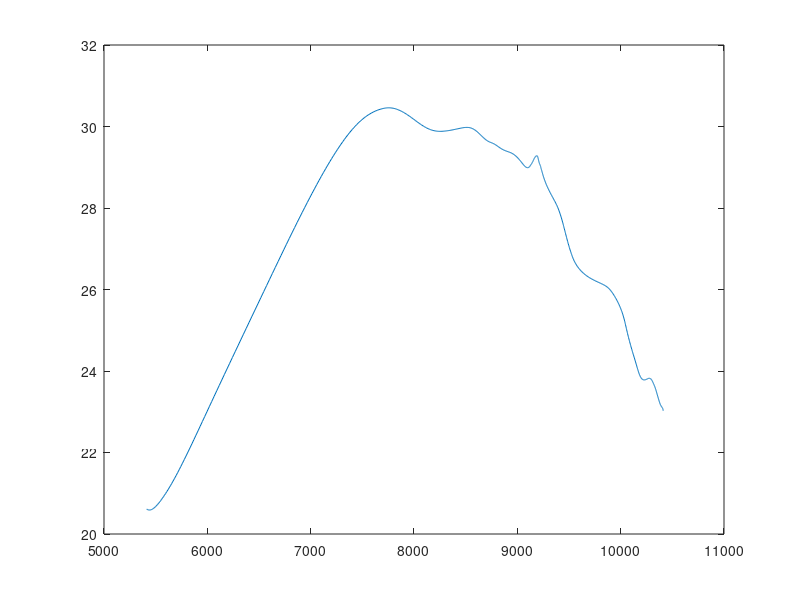

Source code (MATLAB):
function torque_fn = KTM450()

% Stock
points = [
% 19.95907413	4632.81866
% 19.95192271	4632.471246
% 19.94700219	4632.420599
% 19.94445671	4632.677193
% 19.94420227	4633.236416
% 19.94679543	4634.138664
% 19.95212314	4635.359485
% 19.96038728	4636.911536
% 19.97097499	4638.728066
% 19.98395398	4640.784973
% 19.99891981	4643.053187
% 20.01583665	4645.522985
% 20.03436536	4648.154108
% 20.05450332	4650.931921
% 20.07564785	4653.785806
% 20.09766318	4656.710493
% 20.12029993	4659.680247
% 20.14328117	4662.667765
% 20.16647744	4665.661576
% 20.19008446	4668.694255
% 20.21359503	4671.702597
% 20.23685386	4674.671186
% 20.26018551	4677.643553
% 20.282994	4680.551195
% 20.30510155	4683.380618
% 20.32631532	4686.118953
% 20.34644888	4688.752201
% 20.36495696	4691.217581
% 20.38251545	4693.595183
% 20.39897235	4695.865707
% 20.41447039	4698.035539
% 20.42924505	4700.133162
% 20.44341403	4702.174538
% 20.45681816	4704.140224
% 20.469729	4706.066308
% 20.48192961	4707.926338
% 20.4938193	4709.774476
% 20.50579638	4711.671446
% 20.51776159	4713.605148
% 20.52984329	4715.596596
% 20.54247376	4717.71725
% 20.55536032	4719.927267
% 20.56817612	4722.17595
% 20.58129448	4724.518542
% 20.59473427	4726.955675
% 20.60853425	4729.485348
% 20.62269582	4732.098482
% 20.6372544	4734.792109
% 20.65222578	4737.562292
% 20.66759168	4740.403061
% 20.68360712	4743.351173
% 20.69947635	4746.307867
% 20.71638129	4749.40108
% 20.73275502	4752.41467
% 20.74883054	4755.391957
% 20.76441553	4758.289009
% 20.7799867	4761.162115
% 20.79465816	4763.922947
% 20.80926388	4766.6926
% 20.82329889	4769.3975
% 20.83647499	4772.009937
% 20.8487203	4774.521111
% 20.85991067	4776.904855
% 20.87015978	4779.180111
% 20.87952868	4781.349236
% 20.88794269	4783.401307
% 20.89548659	4785.346163
% 20.90267181	4787.240637
% 20.9088488	4789.001267
% 20.91427234	4790.65729
% 20.91929218	4792.246001
% 20.92386395	4793.762965
% 20.92752882	4795.167031
% 20.93129355	4796.56545
% 20.93478597	4797.941838
% 20.93811068	4799.291472
% 20.94127331	4800.633583
% 20.94438618	4801.987297
% 20.94758484	4803.375429
% 20.95083735	4804.781378
% 20.95423411	4806.241146
% 20.95789827	4807.755393
% 20.96197107	4809.344281
% 20.96659689	4811.015817
% 20.97188497	4812.769486
% 20.97791789	4814.613146
% 20.98470593	4816.546076
% 20.99218581	4818.555214
% 21.00022488	4820.626261
% 21.00889019	4822.778385
% 21.01808513	4825.003982
% 21.02772556	4827.297237
% 21.03767785	4829.646424
% 21.04793527	4832.053864
% 21.05830355	4834.499167
% 21.06870366	4836.972026
% 21.07964861	4839.584962
% 21.08983508	4842.071656
% 21.0997935	4844.543822
% 21.10973644	4847.050924
% 21.11917634	4849.507407
% 21.12751473	4851.78476
% 21.1358213	4854.116045
% 21.14340634	4856.364926
% 21.14992398	4858.463712
% 21.15569773	4860.47287
% 21.16053409	4862.374091
% 21.16438287	4864.163209
% 21.16717523	4865.8368
% 21.1690165	4867.434795
% 21.16952655	4868.870977
% 21.16888616	4870.194622
% 21.16732558	4871.52926
% 21.16421047	4872.657294
% 21.15987487	4873.667873
% 21.15439179	4874.623482
% 21.14769293	4875.506571
% 21.13979315	4876.263662
% 21.13094348	4877.021606
% 21.12092937	4877.730167
% 21.10979183	4878.395924
% 21.09773117	4879.020654
% 21.08501033	4879.606919
% 21.07105836	4880.189272
% 21.05646218	4880.754399
% 21.04136853	4881.308301
% 21.02578489	4881.862516
% 21.00996625	4882.418975
% 20.99430501	4882.96709
% 20.97855333	4883.524165
% 20.96272248	4884.094801
% 20.9468003	4884.682653
% 20.93087225	4885.26719
% 20.91456292	4885.89678
% 20.89826336	4886.546254
% 20.88202789	4887.233378
% 20.86582114	4887.950176
% 20.849699	4888.722164
% 20.83410683	4889.510033
% 20.81877075	4890.358544
% 20.80377176	4891.260888
% 20.78926307	4892.233379
% 20.77520549	4893.286934
% 20.76164409	4894.416268
% 20.74866936	4895.626235
% 20.7360767	4896.947701
% 20.72423688	4898.364242
% 20.71325374	4899.886099
% 20.70323903	4901.525843
% 20.69433814	4903.295718
% 20.68702393	4905.187815
% 20.68106337	4907.237526
% 20.67664414	4909.451707
% 20.67385372	4911.838473
% 20.67273116	4914.405393
% 20.67329343	4917.159777
% 20.67554494	4920.097639
% 20.67969933	4923.277414
% 20.6853772	4926.667422
% 20.69262357	4930.260867
% 20.70147041	4934.044383
% 20.71195617	4938.020321
% 20.72322578	4942.318937
% 20.73652402	4946.578865
% 20.75111145	4950.978461
% 20.76684068	4955.520239
% 20.78355972	4960.190514
% 20.80072873	4964.68665
% 20.81899212	4969.572991
% 20.8379804	4974.565955
% 20.85759807	4979.657403
% 20.87775814	4984.840632
% 20.89840231	4990.110776
% 20.91949834	4995.465055
% 20.94105112	5000.897849
% 20.96322026	5006.420621
% 20.98591625	5012.013425
% 21.00962122	5017.786355
% 21.03400168	5023.628926
% 21.05909566	5029.543307
% 21.08455028	5035.445403
% 21.11092828	5041.471171
% 21.1379158	5047.542649
% 21.16549051	5053.6665
% 21.19360958	5059.840469
% 21.22259879	5066.147944
% 21.25147802	5072.402626
% 21.28002406	5078.559625
% 21.30850675	5084.698261
% 21.33691532	5090.813831
% 21.36534163	5096.911918
% 21.39355523	5102.957354
% 21.42150272	5108.937135
% 21.44903178	5114.826615
% 21.47604169	5120.607858
% 21.50240264	5126.262765
% 21.52795705	5131.772037
% 21.55223195	5137.077298
% 21.57531568	5142.198861
% 21.59704973	5147.123953
% 21.61732407	5151.846664
% 21.63596275	5156.34774
% 21.65389013	5160.804062
% 21.66987533	5165.009645
% 21.68382966	5168.959971
% 21.69592754	5172.685354
% 21.70566669	5176.137381
% 21.71281971	5179.25086
% 21.71786172	5182.143105
% 21.72078011	5184.824901
% 21.72138522	5187.283462
% 21.72014846	5189.577954
% 21.71699465	5191.699662
% 21.71214496	5193.678603
% 21.70578094	5195.52989
% 21.69800665	5197.257117
% 21.68927499	5198.904433
% 21.67971259	5200.478813
% 21.66953005	5201.991331
% 21.65892259	5203.459297
% 21.64786669	5204.931491
% 21.63658065	5206.374208
% 21.62516742	5207.798696
% 21.61363613	5209.213737
% 21.6019759	5210.628588
% 21.59031463	5212.030839
% 21.57882129	5213.406612
% 21.56693434	5214.814099
% 21.55529182	5216.201787
% 21.54364584	5217.578756
% 21.53188925	5218.975599
% 21.51994779	5220.404031
% 21.50834827	5221.818082
% 21.49663321	5223.264884
% 21.48504716	5224.73779
% 21.47388322	5226.201891
% 21.46286283	5227.689344
% 21.4520175	5229.188695
% 21.44123819	5230.722853
% 21.43051544	5232.274501
% 21.41977491	5233.830696
% 21.4089703	5235.400148
% 21.39782275	5237.01437
% 21.38649735	5238.628089
% 21.37505196	5240.259313
% 21.36356633	5241.922642
% 21.35199434	5243.609904
% 21.34066844	5245.298096
% 21.32921229	5247.021758
% 21.31767196	5248.785753
% 21.30648001	5250.573719
% 21.2950916	5252.435948
% 21.28394148	5254.343923
% 21.27320379	5256.293171
% 21.26294105	5258.282965
% 21.25293063	5260.352567
% 21.24373194	5262.42729
% 21.23511204	5264.54821
% 21.22709998	5266.710052
% 21.21969692	5268.916589
% 21.21269668	5271.222219
% 21.20636768	5273.534361
% 21.20048373	5275.888993
% 21.19491455	5278.291162
% 21.1895732	5280.730297
% 21.18455916	5283.133333
% 21.17956285	5285.59039
% 21.17469074	5288.049058
% 21.16990656	5290.502736
% 21.16503188	5293.003392
% 21.16013059	5295.490918
% 21.15514414	5297.960429
% 21.15002647	5300.406106
% 21.14465326	5302.87248
% 21.13928996	5305.187601
% 21.13360649	5307.489618
% 21.12758578	5309.75674
% 21.12112792	5311.990106
% 21.11429577	5314.144203
% 21.10663811	5316.321454
% 21.09867646	5318.451608
% 21.09019265	5320.552512
% 21.08132567	5322.601087
% 21.07177971	5324.695746
% 21.06203174	5326.771404
% 21.0517635	5328.789881
% 21.04106925	5330.800153
% 21.02991873	5332.829869
% 21.01878632	5334.792293
% 21.00737521	5336.75754
% 20.99557177	5338.77176
% 20.9836273	5340.801183
% 20.97165376	5342.853828
% 20.9597088	5344.936313
% 20.94786108	5347.051619
% 20.93587883	5349.246522
% 20.92399554	5351.473022
% 20.91212358	5353.731327
% 20.90014128	5356.028408
% 20.88800014	5358.351855
% 20.87581873	5360.651525
% 20.8632831	5362.973178
% 20.85029627	5365.320259
% 20.83687062	5367.681011
% 20.82287245	5370.07906
% 20.80834885	5372.509962
% 20.79312624	5375.008401
% 20.77749919	5377.537726
% 20.76182372	5380.0573
% 20.7463487	5382.556752
% 20.73086403	5385.102768
% 20.71572924	5387.669489
% 20.70053032	5390.363024
% 20.68544232	5393.197379
% 20.67066379	5396.186292
% 20.65674103	5399.281887
% 20.64385954	5402.490471
% 20.63251274	5405.752398
% 20.62258139	5409.140756
20.61404568	5412.646093
20.60690442	5416.264469
20.60111742	5419.989656
20.59644008	5423.860724
20.59279767	5427.805443
20.58947433	5432.055532
20.58799849	5436.174306
20.58755421	5440.376796
20.58827279	5444.612513
20.58997553	5448.9352
20.59335952	5453.06434
20.59740082	5457.541986
20.6023849	5462.162703
20.60845872	5466.893939
20.61574877	5471.666699
20.62402604	5476.61541
20.63332536	5481.698566
20.64421697	5487.036216
20.65657747	5492.594194
20.67059132	5498.501376
20.68643023	5504.709651
20.70406659	5511.231237
20.72315733	5517.940404
20.74415693	5524.995601
20.76716913	5532.417693
20.79229203	5540.224191
20.81960517	5548.430461
20.84919394	5557.05124
20.8811496	5566.097127
20.9157915	5575.613953
20.95333229	5585.624577
20.99331023	5596.031139
21.03677661	5607.075053
21.08330055	5618.576421
21.13284914	5630.524062
21.18547337	5642.913306
21.24211487	5655.885141
21.30159979	5669.150029
21.36465438	5682.909922
21.43168927	5697.209791
21.50306596	5712.101106
21.57772383	5727.416923
21.65616881	5743.241188
21.73861943	5759.614381
21.8259245	5776.750801
21.91646461	5794.325055
22.01126917	5812.509131
22.10970929	5831.211907
22.21170361	5850.430769
22.31583312	5869.893062
22.42310272	5889.834367
22.53306887	5910.187766
22.64589333	5931.00157
22.76138825	5952.258642
22.8788812	5973.863513
22.99886696	5995.912863
23.12395072	6018.912046
23.2512059	6042.334002
23.38064767	6066.191008
23.51223144	6090.481321
23.64433453	6114.906929
23.77553526	6139.200827
23.91128443	6164.387657
24.0487145	6189.931807
24.18775202	6215.81694
24.33001638	6242.342602
24.4738599	6269.197597
24.61614357	6295.785312
24.75972719	6322.644868
24.90450282	6349.75501
25.05027665	6377.080993
25.19702243	6404.608606
25.34460374	6432.309394
25.49286572	6460.152494
25.64379669	6488.506832
25.79773474	6517.425572
25.94854242	6545.763032
26.09931529	6574.097252
26.24963288	6602.369085
26.39689491	6630.114023
26.54035257	6657.211341
26.68606648	6684.773902
26.83014963	6712.110787
26.97078825	6738.887046
27.11092921	6765.658957
27.25229362	6792.758673
27.38741809	6818.856042
27.5195868	6844.564523
27.65032298	6870.17676
27.7765114	6895.118429
27.89620814	6919.032401
28.01607547	6943.15185
28.13284549	6966.871377
28.24652608	6990.194607
28.35988858	7013.673336
28.46978493	7036.717723
28.5762221	7059.331707
28.67920881	7081.519633
28.77855596	7103.247356
28.87150271	7123.949431
28.96155502	7144.329487
29.04926842	7164.510219
29.13320002	7184.195228
29.21398631	7203.515935
29.2913031	7222.448727
29.36484511	7240.875642
29.43428502	7258.708245
29.50194374	7276.47051
29.5663049	7293.811522
29.62785054	7310.791233
29.68693876	7327.541514
29.74285675	7343.880076
29.79483939	7359.588512
29.84390864	7374.907685
29.890138	7389.835201
29.93103022	7403.923424
29.97164472	7417.988506
30.00949803	7431.652733
30.0453453	7445.027071
30.07890717	7458.07072
30.10916721	7470.632568
30.13790362	7482.981281
30.16530853	7495.149156
30.19096204	7507.192828
30.21480792	7519.018238
30.2385461	7530.845772
30.25904502	7542.172136
30.27774073	7553.205243
30.29467808	7563.821961
30.3105324	7574.204894
30.32526724	7584.384964
30.33921339	7594.435252
30.35228521	7604.386906
30.3647409	7614.29939
30.37624681	7624.068057
30.38695734	7633.725102
30.3967544	7643.252185
30.40571176	7652.6297
30.41383472	7661.855988
30.42127452	7671.02363
30.42822833	7680.149121
30.43448231	7689.230131
30.44027462	7698.278647
30.4454236	7707.300614
30.44988888	7716.284995
30.45346627	7725.236011
30.45620198	7734.156102
30.45793222	7743.042429
30.4587158	7751.88494
30.45866327	7760.901612
30.45764567	7769.882602
30.45580086	7778.831268
30.45294383	7787.734759
30.44928841	7796.604007
30.44471332	7805.226422
30.43929513	7813.799003
30.43307105	7822.318171
30.42605586	7830.779034
30.41822607	7839.174902
30.40976179	7847.514909
30.40016434	7856.953716
30.39044838	7865.171912
30.38026585	7873.53785
30.36962761	7881.652252
30.35867173	7889.726285
30.34667951	7898.49849
30.33462668	7906.853393
30.32272474	7914.611198
30.31043349	7922.525637
30.29775564	7930.400196
30.28689429	7936.439193
30.27416384	7943.911306
30.2606434	7951.720068
30.24666293	7959.699901
30.23259252	7967.484366
30.21803924	7975.441401
30.20356584	7983.220546
30.18870943	7991.181687
30.17412259	7998.893221
30.15924452	8006.772867
30.14449957	8014.582763
30.12943797	8022.590921
30.11444949	8030.604356
30.09941513	8038.70416
30.08437647	8046.878802
30.0702331	8054.761873
30.05602808	8062.821337
30.04287266	8070.560757
30.03009983	8078.320665
30.01774183	8086.05349
30.00523232	8094.019389
29.99315926	8102.010387
29.98119797	8110.203568
29.96973355	8118.429347
29.95892919	8126.698677
29.94869951	8135.006711
29.93941904	8143.181267
29.93053035	8151.518619
29.92278624	8159.730727
29.91558014	8167.971831
29.90907978	8176.251135
29.90329738	8184.566872
29.89815968	8192.967894
29.89335675	8201.569288
29.88944761	8210.212476
29.88627572	8218.884286
29.88375355	8227.669742
29.88218167	8236.243728
29.88115972	8245.028419
29.88093716	8253.659416
29.8814106	8262.327428
29.88238064	8270.933176
29.88378105	8279.629677
29.88558042	8288.162621
29.88766275	8296.910177
29.88998415	8305.677522
29.89262964	8314.464617
29.89556713	8323.456621
29.89874412	8332.255438
29.90224892	8341.244086
29.90604145	8350.214452
29.9101051	8359.158484
29.91431059	8367.862346
29.9188006	8376.717762
29.92332996	8385.364636
29.92789282	8393.908283
29.93246755	8402.388741
29.93702413	8410.805328
29.94154621	8419.154814
29.9459924	8427.388586
29.95053438	8435.781247
29.95499729	8444.095474
29.9593471	8452.302977
29.96345997	8460.406636
29.96717436	8468.231681
29.97038513	8475.77446
29.97312877	8483.21769
29.97510517	8490.540698
29.97671002	8497.813097
29.97772275	8505.152621
29.97797068	8512.382143
29.97740695	8519.50058
29.97624482	8526.549158
29.97401305	8533.624527
29.97061923	8540.400503
29.96641435	8547.093242
29.96126585	8553.685038
29.95518513	8560.176274
29.94808936	8566.39224
29.94025191	8572.689309
29.93144914	8578.873124
29.92187065	8584.960316
29.9115833	8590.951865
29.9007718	8596.863035
29.88939967	8602.678532
29.87737517	8608.542324
29.86503528	8614.239085
29.85236524	8619.864271
29.83945813	8625.390539
29.82646101	8630.822991
29.81371352	8636.031264
29.80077767	8641.273632
29.78805073	8646.414813
29.7755613	8651.482339
29.7633282	8656.486945
29.75134925	8661.42456
29.73977953	8666.245075
29.72847792	8671.011302
29.71746749	8675.722205
29.70682231	8680.380316
29.69655253	8684.999235
29.68674896	8689.582674
29.67746278	8694.139052
29.66865623	8698.679683
29.66034303	8703.210494
29.65253731	8707.737654
29.64515322	8712.26612
29.63850028	8716.724687
29.63206705	8721.313589
29.62623028	8725.886261
29.62088802	8730.464005
29.61606055	8735.057394
29.61074515	8739.930672
29.60630589	8744.502287
29.60188714	8749.120712
29.59734498	8753.77051
29.59244239	8758.444496
29.5876899	8762.962107
29.58207842	8767.720001
29.57572069	8772.624664
29.56903245	8777.483091
29.56181718	8782.403532
29.55407728	8787.391352
29.54563789	8792.555547
29.53691842	8797.690778
29.52760347	8803.009522
29.51797118	8808.406548
29.50812711	8813.87974
29.49835432	8819.315028
29.48859373	8824.816166
29.47887549	8830.39131
29.46934776	8836.024963
29.46008459	8841.714595
29.45108075	8847.523264
29.44244933	8853.39133
29.43432012	8859.304052
29.42656166	8865.387279
29.41927035	8871.521793
29.41249546	8877.633553
29.40621515	8883.652064
29.40034023	8889.690983
29.39483927	8895.61921
29.38938508	8901.441548
29.38428248	8907.233394
29.37914245	8913.139425
29.37385699	8919.023421
29.36825087	8925.007486
29.36238562	8931.087638
29.35580906	8937.133339
29.34865224	8943.134924
29.3408612	8949.088315
29.33253786	8954.85684
29.32354661	8960.575014
29.31388721	8966.229045
29.30351939	8971.809804
29.29252771	8977.320602
29.28072342	8982.894068
29.26863297	8988.249301
29.25609141	8993.528464
29.24294619	8998.838409
29.22931647	9004.103152
29.21567791	9009.142447
29.2014412	9014.210358
29.18697622	9019.178039
29.17263234	9023.951617
29.15835637	9028.58737
29.14418757	9033.109428
29.13003407	9037.571849
29.11607637	9041.949469
29.10239796	9046.245555
29.08907686	9050.463064
29.07609185	9054.623062
29.06373781	9058.683827
29.0519982	9062.666826
29.04098022	9066.570151
29.03046388	9070.493283
29.02104703	9074.306007
29.01271745	9078.023653
29.005555	9081.64273
28.99961632	9085.159098
28.99512308	9088.482058
28.99171643	9091.72466
28.989481	9094.884286
28.98843513	9097.945025
28.98853929	9100.920406
28.98977983	9103.78735
28.99209529	9106.541824
28.99547009	9109.373873
28.9997503	9111.888369
29.00480684	9114.287049
29.01053065	9116.589793
29.01684076	9118.793443
29.02325702	9120.754181
29.03015058	9122.788859
29.03712541	9124.73961
29.04406701	9126.611742
29.05081781	9128.413571
29.05740458	9130.149415
29.06382196	9131.827123
29.07014077	9133.491151
29.07633405	9135.110197
29.0824341	9136.690306
29.0884779	9138.237957
29.09450125	9139.757785
29.10048887	9141.218872
29.10659577	9142.655516
29.11278336	9144.072798
29.11911742	9145.484586
29.12565213	9146.882007
29.13240095	9148.270538
29.1393804	9149.659132
29.14680272	9151.079467
29.15433552	9152.455228
29.16210794	9153.838605
29.17005679	9155.232088
29.17808627	9156.639986
29.18589288	9158.034044
29.19382851	9159.487814
29.20161555	9160.96625
29.20920229	9162.468022
29.21654801	9163.989649
29.2238698	9165.563971
29.23081338	9167.147228
29.23702278	9168.727768
29.24293618	9170.31148
29.24865464	9171.89398
29.25374352	9173.432162
29.25850253	9174.959712
29.26321897	9176.474273
29.26744053	9177.972481
29.27108253	9179.455162
29.2743249	9180.920464
29.27712873	9182.364813
29.27944403	9183.783635
29.28121349	9185.17151
29.28239101	9186.522401
29.28303923	9187.858203
29.2829909	9189.144102
29.28221303	9190.375658
29.28069153	9191.54999
29.27839952	9192.667097
29.27516374	9193.704409
29.27116732	9194.692779
29.26640726	9195.63786
29.260885	9196.546514
29.25461255	9197.426183
29.24770491	9198.286199
29.24013055	9199.131249
29.23196401	9199.968294
29.22324698	9200.800268
29.21401362	9201.658351
29.20443557	9202.522167
29.19463614	9203.392643
29.18460273	9204.283427
29.17452704	9205.188184
29.1647571	9206.076621
29.1551735	9206.972943
29.14584713	9207.876132
29.13698568	9208.770724
29.12852623	9209.66474
29.12048936	9210.556571
29.11289353	9211.444789
29.10572825	9212.328123
29.09897585	9213.204838
29.09262332	9214.073562
29.08665365	9214.932113
29.08104822	9215.777781
29.07567013	9216.62391
29.0700323	9217.537243
29.06492119	9218.400877
29.06041708	9219.185897
29.05624674	9219.924157
29.05233407	9220.614409
29.04908154	9221.191311
29.04587727	9221.751445
29.04260067	9222.30738
29.03939711	9222.825895
29.03640363	9223.293718
29.03355633	9223.716587
29.03083416	9224.096029
29.02822481	9224.433192
29.0256983	9224.731382
29.02322165	9224.99422
29.02074997	9225.226293
29.01825863	9225.432111
29.01573304	9225.617351
29.01309434	9225.789548
29.01044699	9225.95153
29.00782363	9226.109607
29.00524929	9226.270011
29.00273559	9226.438048
29.00033604	9226.617902
28.99797808	9226.813923
28.99562813	9227.029474
28.99319697	9227.2722
28.99071082	9227.538031
28.98806879	9227.83309
28.98522862	9228.159623
28.98214787	9228.520429
28.97885461	9228.907802
28.97522884	9229.339274
28.9712884	9229.80632
28.9670067	9230.311057
28.96239335	9230.852669
28.95743609	9231.433421
28.95211371	9232.054609
28.94641244	9232.718857
28.94028714	9233.428776
28.93366037	9234.189409
28.92634307	9235.010348
28.91844734	9235.89167
28.90991739	9236.83873
28.9007074	9237.856482
28.89078125	9238.948475
28.88022851	9240.108345
28.86891229	9241.347143
28.85657102	9242.697513
28.84363791	9244.116514
28.83005274	9245.622584
28.81583134	9247.231851
28.80122648	9248.913582
28.78660594	9250.66399
28.77143894	9252.520399
28.75599748	9254.461827
28.74033972	9256.471811
28.72441159	9258.582478
28.70830571	9260.757461
28.6919896	9263.012203
28.67547534	9265.344767
28.65879272	9267.759869
28.64199508	9270.241138
28.62515742	9272.770883
28.60833728	9275.360408
28.59164052	9278.001546
28.57509619	9280.6845
28.55873044	9283.417396
28.54257978	9286.216666
28.5265849	9289.056611
28.51065837	9291.941504
28.49450575	9294.906876
28.47830079	9297.924134
28.46189213	9301.00152
28.44542635	9304.158417
28.42871161	9307.369915
28.41211597	9310.608167
28.39535995	9313.917817
28.3785534	9317.302514
28.36154287	9320.747303
28.34461506	9324.26043
28.32763452	9327.831927
28.31051585	9331.468375
28.29327545	9335.147692
28.27589411	9338.875386
28.25827654	9342.670448
28.2400002	9346.612572
28.22155798	9350.588304
28.20288855	9354.601141
28.18391434	9358.643475
28.16466029	9362.699883
28.14554141	9366.6753
28.12592979	9370.638852
28.10585502	9374.581641
28.08528214	9378.489636
28.06414731	9382.353423
28.04192407	9386.230078
28.01959911	9389.946735
27.99642613	9393.681534
27.97291726	9397.338857
27.9491512	9400.917064
27.92569854	9404.346659
27.90169664	9407.785483
27.87800003	9411.06139
27.85418294	9414.26327
27.83017637	9417.400726
27.80562679	9420.531873
27.78082668	9423.59603
27.75609327	9426.529314
27.73103841	9429.413569
27.70567038	9432.250586
27.68037425	9435.006212
27.65473698	9437.750834
27.62781544	9440.618117
27.60047315	9443.487638
27.5726954	9446.369239
27.54443903	9449.269148
27.51572138	9452.191624
27.48710542	9455.082756
27.45688066	9458.134852
27.42749354	9461.094166
27.39783702	9464.085794
27.36803574	9467.10088
27.3373022	9470.222071
27.30761611	9473.253781
27.27635812	9476.46394
27.2448082	9479.73127
27.21305412	9483.062947
27.18204572	9486.374313
27.15148274	9489.703281
27.1206112	9493.128255
27.08898701	9496.693202
27.05865461	9500.200331
27.0283062	9503.763491
26.99771678	9507.415778
26.96809658	9511.046878
26.94070899	9514.538072
26.91261951	9518.155109
26.88529327	9521.779788
26.85871293	9525.425271
26.83262732	9529.121692
26.805681	9533.024116
26.77939656	9536.998687
26.75404041	9541.094938
26.72936265	9545.263367
26.7055888	9549.55288
26.68323177	9553.872051
26.66162283	9558.299828
26.64061729	9562.821855
26.62035654	9567.487326
26.60059511	9572.261283
26.58137315	9577.173769
26.56263718	9582.233477
26.54408814	9587.496576
26.52583184	9592.947138
26.50774984	9598.614912
26.4900478	9604.456054
26.47276292	9610.481802
26.45608669	9616.615513
26.43991168	9622.874122
26.42432404	9629.21888
26.40910994	9635.686632
26.39424277	9642.26701
26.37975111	9648.981916
26.36559308	9655.810994
26.35178103	9662.749041
26.33838857	9669.805888
26.32543861	9676.970349
26.31287901	9684.22177
26.30073601	9691.570917
26.28897981	9699.012382
26.27755272	9706.533559
26.26613002	9714.282421
26.2550223	9722.092095
26.24422992	9729.946803
26.23373982	9737.83092
26.22353285	9745.728907
26.21362477	9753.633718
26.20414144	9761.386003
26.19485804	9769.102222
26.18575046	9776.786724
26.1768699	9784.381999
26.1683661	9791.719066
26.16004466	9798.914763
26.15180424	9805.986372
26.14361371	9812.898894
26.13538024	9819.682507
26.12707056	9826.315125
26.11830043	9833.142221
26.10949121	9839.62359
26.10023072	9846.111285
26.09060495	9852.43027
26.08052906	9858.574635
26.07013906	9864.398267
26.05901943	9870.255996
26.04748671	9875.804967
26.03530593	9881.218997
26.02244704	9886.498706
26.00890906	9891.64518
25.99473645	9896.661559
25.98002392	9901.554737
25.96487844	9906.331824
25.94913906	9911.058229
25.93316167	9915.723316
25.91693569	9920.289207
25.90046353	9924.762138
25.88383631	9929.06746
25.86728836	9933.24475
25.85012843	9937.415391
25.83292306	9941.542166
25.81565576	9945.591785
25.79816821	9949.66374
25.78045521	9953.678852
25.76298058	9957.53898
25.7452727	9961.329244
25.72736045	9965.072297
25.70933282	9968.7391
25.69123421	9972.333175
25.67304682	9975.855104
25.65478194	9979.303656
25.6364646	9982.682688
25.61809363	9985.995647
25.59927062	9989.313749
25.58027868	9992.570993
25.56107255	9995.768304
25.54160666	9998.909383
25.52185489	10001.99833
25.5023673	10004.96625
25.48227494	10007.94169
25.46180374	10010.88281
25.44088731	10013.79249
25.41944459	10016.67294
25.39737908	10019.52629
25.37497077	10022.30787
25.35146501	10025.10201
25.32727613	10027.86774
25.30222829	10030.62172
25.27610563	10033.39723
25.2491613	10036.14785
25.22182018	10038.8469
25.19356687	10041.54509
25.16461885	10044.23383
25.13513545	10046.9201
25.10501052	10049.63121
25.07439266	10052.37551
25.0433878	10055.16124
25.01203673	10057.99806
24.97978001	10060.96525
24.94788801	10063.92977
24.9158079	10066.96347
24.88359923	10070.06832
24.8507472	10073.29512
24.8186617	10076.50339
24.78526797	10079.93798
24.7524961	10083.32021
24.71990493	10086.74577
24.688077	10090.12189
24.65610367	10093.55776
24.6250447	10096.93489
24.59391237	10100.40103
24.56335792	10103.83683
24.53345827	10107.24805
24.50459456	10110.57637
24.47661483	10113.84001
24.44929704	10117.06295
24.42262167	10120.24129
24.39649608	10123.37573
24.370867	10126.46183
24.34563559	10129.50022
24.32072108	10132.49188
24.29606163	10135.43862
24.27162575	10138.34218
24.24741241	10141.20268
24.22279348	10144.08131
24.19837108	10146.91561
24.17412285	10149.70639
24.15001579	10152.45727
24.12610903	10155.16757
24.10307243	10157.79146
24.08042587	10160.39804
24.05808269	10162.99012
24.03611074	10165.57629
24.01354629	10168.24693
23.99225301	10170.89071
23.97133797	10173.54821
23.95110608	10176.23537
23.93166198	10178.95508
23.91390086	10181.64526
23.89640769	10184.41574
23.88005323	10187.22863
23.86474119	10190.07868
23.85068044	10192.97502
23.83807531	10195.91017
23.82673128	10198.89151
23.81666362	10201.9197
23.80796297	10204.99732
23.80019219	10208.18237
23.79393604	10211.34043
23.7889421	10214.53399
23.78498562	10217.83029
23.78242278	10221.09587
23.7809764	10224.38146
23.78045544	10227.75961
23.78090517	10231.14812
23.78223135	10234.45463
23.78424007	10237.82089
23.78683761	10241.12505
23.78988536	10244.38256
23.79325508	10247.57686
23.79683028	10250.69264
23.80049825	10253.71009
23.80409671	10256.58252
23.80758398	10259.35422
23.81086681	10262.0226
23.81386074	10264.58799
23.81648997	10267.05245
23.81869605	10269.41953
23.82041691	10271.69462
23.82156033	10273.87351
23.8221835	10275.98652
23.82195725	10277.97567
23.82141826	10279.96079
23.82025649	10281.88083
23.81858999	10283.75693
23.81635204	10285.62493
23.81397235	10287.48951
23.81079045	10289.27052
23.80720847	10291.01794
23.80329176	10292.77767
23.79899442	10294.44868
23.79436005	10296.09461
23.78921791	10297.70069
23.78375661	10299.29895
23.77772846	10300.82924
23.77127691	10302.35755
23.7644065	10303.84391
23.7572886	10305.33051
23.74978071	10306.81823
23.7421642	10308.29606
23.73440462	10309.762
23.72648809	10311.24264
23.71848734	10312.71843
23.71041868	10314.17512
23.70222371	10315.63654
23.69389343	10317.10334
23.68544242	10318.57827
23.67687675	10320.05897
23.66821642	10321.54087
23.65943237	10323.02269
23.65048151	10324.5056
23.64133632	10325.99093
23.63196872	10327.48309
23.62233953	10328.9857
23.61239334	10330.5023
23.60208688	10332.03372
23.59136063	10333.58073
23.58015514	10335.14305
23.56842423	10336.72039
23.55612993	10338.31343
23.54323474	10339.92377
23.52973328	10341.55374
23.51565068	10343.20684
23.50103312	10344.8873
23.48561711	10346.63195
23.4701651	10348.37625
23.45234251	10350.36842
23.43637006	10352.18196
23.41991568	10354.05495
23.40373077	10355.90664
23.38715217	10357.80764
23.37265922	10359.4718
23.35609308	10361.37691
23.33968749	10363.26724
23.32370429	10365.1115
23.3078481	10366.95078
23.29249724	10368.74287
23.27702817	10370.56976
23.26243753	10372.32005
23.24752704	10374.15704
23.23314013	10375.98993
23.21908021	10377.862
23.2060803	10379.68949
23.19358641	10381.55868
23.18225188	10383.38123
23.1717783	10385.20265
23.16207638	10387.0285
23.15322804	10388.84949
23.14501193	10390.68299
23.13737991	10392.51999
23.13019719	10394.35791
23.12343166	10396.17051
23.11696447	10397.94558
23.11071537	10399.65842
23.1045814	10401.29831
23.09850078	10402.84888
23.09235201	10404.30986
23.08605499	10405.6721
23.07956724	10406.91654
23.07282876	10408.02727
23.06575404	10408.99828
23.05830642	10409.80715
23.05045417	10410.43684
23.04218362	10410.85022
23.0334827	10411.06099
23.02439097	10411.06648];

RPM = transpose(points(:,2));
TQ = transpose(points(:,1));

torque_fn = [RPM; TQ];
plot(RPM, TQ);